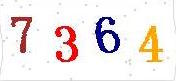
#> input picture captcha.jpeg, 176 x 81 px
$ python -i captcha_separate.py   (imports and definitions only)   (older library calls are emulated)
#> lines starting #> are read from the running program, lines starting #| are printed output that depends on the picture; after the words box and inside, x2 and y2 are one past the last pixel; in counts of white or black regions, pixels touching at a corner belong together
#-*-coding:utf8-*-
# from PIL import Image
import cv2
import numpy as np
# from time import sleep

def separate_captcha(image_path):
#> called with image_path = 'captcha.jpeg'
	captcha0 = cv2.imread(image_path)
#> captcha0 is the input picture: shape (81, 176, 3); mean B, G, R 230.4, 232.4, 240.1
	captcha = cv2.resize(captcha0,(400,150))
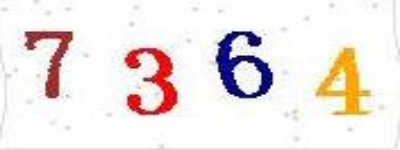
#> captcha: shape (150, 400, 3); mean B, G, R 230.3, 232.3, 240
	image = cv2.cvtColor(1-captcha,cv2.COLOR_BGR2GRAY)
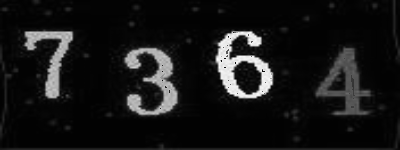
#> image: shape (150, 400); min 2, max 250, mean 22.4

	(_,thresh) = cv2.threshold(image,70,255,cv2.THRESH_BINARY)
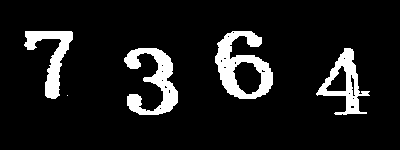
#> thresh: shape (150, 400); 10% white; 5 white regions (1 under 20 px), largest, box (x1, y1, x2, y2) and area: (215, 31, 273, 99) 1905, (124, 48, 178, 115) 1656, (316, 48, 370, 115) 1234, (24, 31, 73, 99) 1221

	erode = cv2.erode(thresh,None)
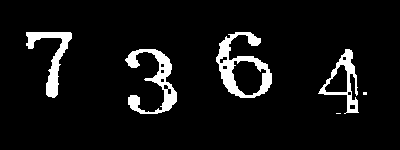
#> erode: shape (150, 400); 7% white; 6 white regions (2 under 20 px), largest, box (x1, y1, x2, y2) and area: (216, 32, 272, 98) 1367, (125, 49, 177, 114) 1162, (26, 32, 72, 98) 911, (318, 49, 359, 114) 725
	dilate = cv2.dilate(erode,None,iterations=4)
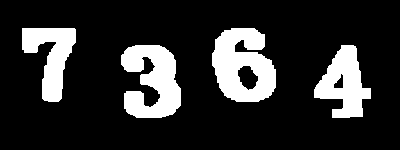
#> dilate: shape (150, 400); 17.8% white; 4 white regions

	#画出四个外接矩形,成功!
	(contour, _) = cv2.findContours(dilate,cv2.RETR_EXTERNAL,cv2.CHAIN_APPROX_SIMPLE)
#> contour = 4 contours; box (x1, y1, x2, y2) and area: (212, 28, 276, 102) 3466, (121, 45, 181, 118) 2796, (314, 45, 371, 118) 2252, (22, 28, 76, 102) 1994
	#r = cv2.boundingRect(contour[0])
	x0,y0,w0,h0 = cv2.boundingRect(contour[0])
#> x0 = 314; y0 = 45; w0 = 57; h0 = 73
	x1,y1,w1,h1 = cv2.boundingRect(contour[1])
#> x1 = 121; y1 = 45; w1 = 60; h1 = 73
	x2,y2,w2,h2 = cv2.boundingRect(contour[2])
#> x2 = 212; y2 = 28; w2 = 64; h2 = 74
	x3,y3,w3,h3 = cv2.boundingRect(contour[3])
#> x3 = 22; y3 = 28; w3 = 54; h3 = 74
	cv2.rectangle(captcha,(x0,y0),(x0+w0,y0+h0),(255,0,0),thickness=2)
	cv2.rectangle(captcha,(x1,y1),(x1+w1,y1+h1),(255,0,0),thickness=2)
	cv2.rectangle(captcha,(x2,y2),(x2+w2,y2+h2),(255,0,0),thickness=2)
	cv2.rectangle(captcha,(x3,y3),(x3+w3,y3+h3),(255,0,0),thickness=2)
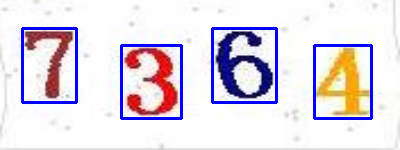
#> captcha: shape (150, 400, 3); mean B, G, R 230.8, 219.2, 226.8

	# cv2.imwrite('roi.jpeg', captcha[y2:y2+h2,x2:x2+w2])

	return captcha[y0:y0+h0,x0:x0+w0],captcha[y1:y1+h1,x1:x1+w1],\
	captcha[y2:y2+h2,x2:x2+w2],captcha[y3:y3+h3,x3:x3+w3]
	# [52 lines of commented-out code are left out]

>>> result = separate_captcha('captcha.jpeg')
